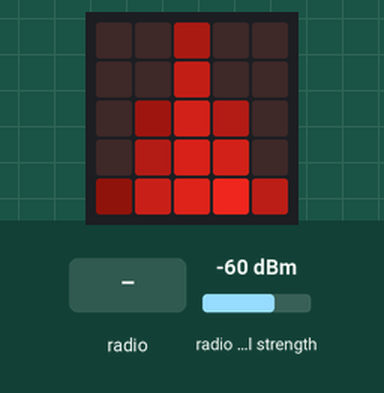
Recording of a program running on a simulated BBC micro:bit (MakeCode). On the bench: the board's 5×5 LED display. The test bench sets the inputs (shaded band); at power-on: radio signal strength -60 dBm.

Above: at 1.2 s.
1.3 s: radio message "1" arrives
At 2.5 s:
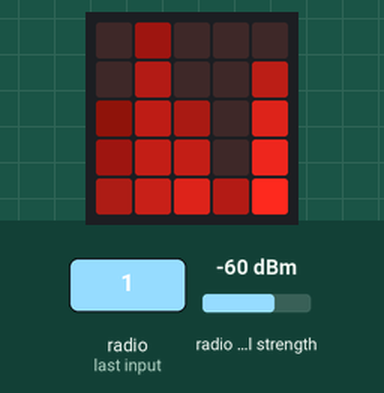
3.1 s: radio message "0" arrives
At 3.8 s:
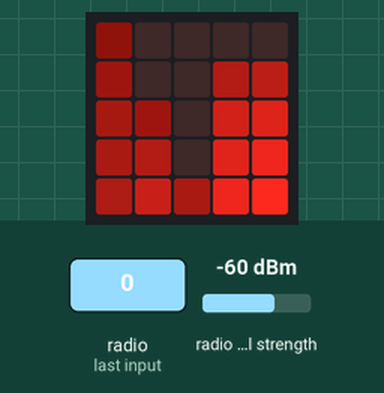
4.9 s: radio message "5" arrives
At 6.4 s:
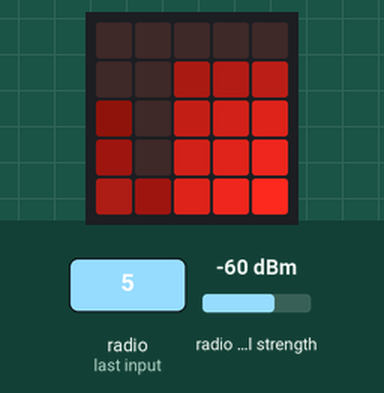
6.7 s: radio message "1" arrives
At 7.8 s:
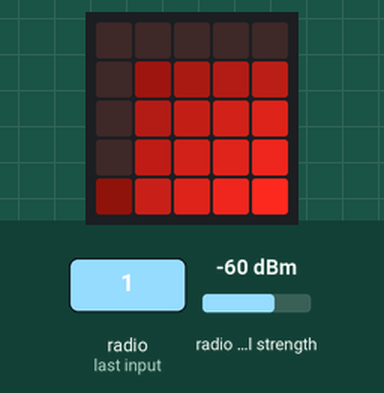
8.5 s: radio message "0" arrives
At 9.1 s:
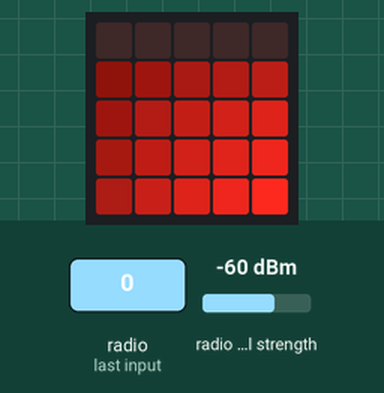
Timing chart, 0 to 11.3 s (numbered marks = the images above; inputs shaded):
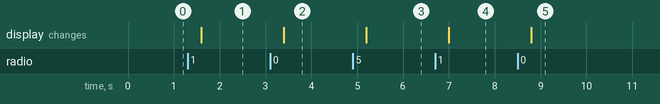

Measured:
- after the input at 1.3 s, the display: changes after 0.30 s (image 1)
- after the input at 3.1 s, the display: changes after 0.30 s (image 2)
- after the input at 4.9 s, the display: changes after 0.30 s (image 3)
- after the input at 6.7 s, the display: changes after 0.30 s (image 4)
- after the input at 8.5 s, the display: changes after 0.30 s (image 5)

The program:

main.ts
```typescript
radio.onReceivedNumber(function (receivedNumber) {
    s = Math.map(radio.receivedPacket(RadioPacketProperty.SignalStrength), -95, -42, 0, 255)
    seznam[0] = seznam[1]
    seznam[1] = seznam[2]
    seznam[2] = seznam[3]
    seznam[3] = seznam[4]
    seznam[4] = s
    basic.pause(300)
    graf(seznam)
})
function graf (c: any[]) {
    basic.clearScreen()
    col(0, seznam[0], 1)
    col(1, seznam[1], 2)
    col(2, seznam[2], 3)
    col(3, seznam[3], 4)
    col(4, seznam[4], 5)
}
function col (x: number, val: number, br: number) {
    if (val <= 50) {
        led.plotBrightness(x, 4, br * 15)
    } else {
        if (val <= 100) {
            led.plotBrightness(x, 4, br * 50)
            led.plotBrightness(x, 3, br * 15)
        } else {
            if (val <= 150) {
                led.plotBrightness(x, 4, br * 50)
                led.plotBrightness(x, 3, br * 30)
                led.plotBrightness(x, 2, br * 15)
            } else {
                if (val <= 200) {
                    led.plotBrightness(x, 4, br * 50)
                    led.plotBrightness(x, 3, br * 40)
                    led.plotBrightness(x, 2, br * 30)
                    led.plotBrightness(x, 1, br * 15)
                } else {
                    led.plotBrightness(x, 4, br * 50)
                    led.plotBrightness(x, 3, br * 45)
                    led.plotBrightness(x, 2, br * 40)
                    led.plotBrightness(x, 1, br * 30)
                    led.plotBrightness(x, 0, br * 15)
                }
            }
        }
    }
}
let s = 0
let seznam: number[] = []
radio.setGroup(1)
seznam = [
50,
150,
250,
150,
50
]
graf(seznam)
```

test.ts
```typescript
// Tady jsou testy. Při použití tohoto balíčku jako rozšíření nebude zkompilováno.
```
